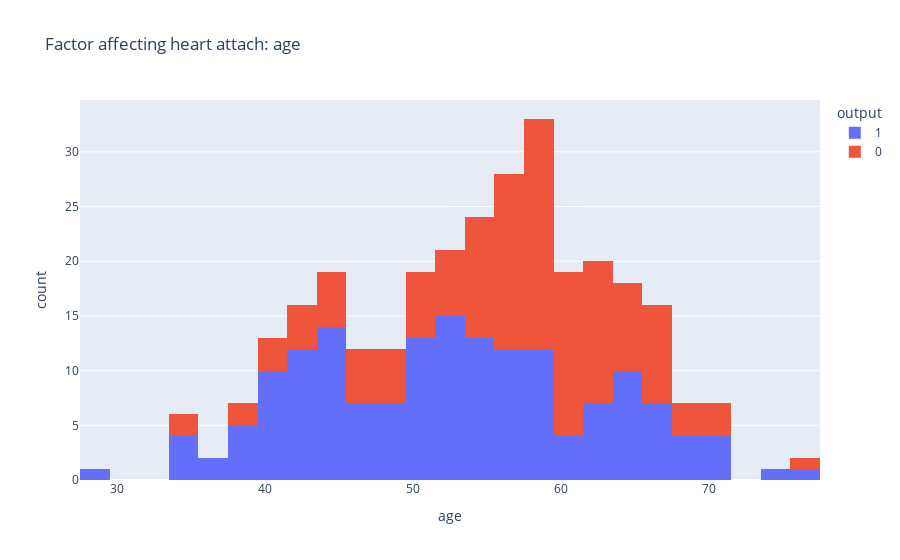

Notebook cell for this chart:
### Code cell
import plotly.express as px
data = df
figure = px.histogram(data, x= "age",
                      color = "output",
                      title = "Factor affecting heart attach: age" )
figure.show()

### Figure 1 — Plotly figure (JSON) as saved in the notebook; plotly's stock layout.template omitted (floating-point values rounded to 4 significant figures; data arrays with more than 128 entries replaced by an {"elided": "..."} marker saying what was removed)
{"data": [{"alignmentgroup": "True", "bingroup": "x", "hovertemplate": "output=1<br>age=%{x}<br>count=%{y}<extra></extra>", "legendgroup": "1", "marker": {"color": "#636efa", "pattern": {"shape": ""}}, "name": "1", "offsetgroup": "1", "orientation": "v", "showlegend": true, "type": "histogram", "x": {"elided": "165 int values"}, "xaxis": "x", "yaxis": "y"}, {"alignmentgroup": "True", "bingroup": "x", "hovertemplate": "output=0<br>age=%{x}<br>count=%{y}<extra></extra>", "legendgroup": "0", "marker": {"color": "#EF553B", "pattern": {"shape": ""}}, "name": "0", "offsetgroup": "0", "orientation": "v", "showlegend": true, "type": "histogram", "x": {"elided": "138 int values"}, "xaxis": "x", "yaxis": "y"}], "layout": {"barmode": "relative", "legend": {"title": {"text": "output"}, "tracegroupgap": 0}, "title": {"text": "Factor affecting heart attach: age"}, "xaxis": {"anchor": "y", "domain": [0, 1], "title": {"text": "age"}}, "yaxis": {"anchor": "x", "domain": [0, 1], "title": {"text": "count"}}}}
